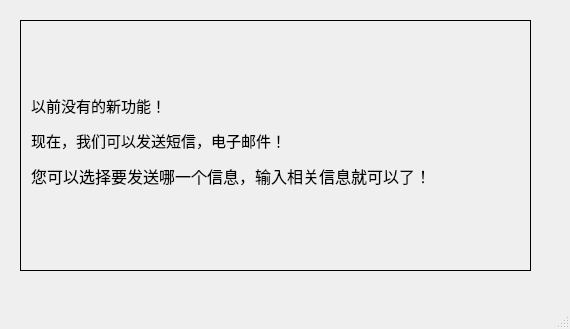
<?xml version="1.0" encoding="UTF-8"?>
<ui version="4.0">
 <class>MainWindow</class>
 <widget class="QMainWindow" name="MainWindow">
  <property name="geometry">
   <rect>
    <x>0</x>
    <y>0</y>
    <width>570</width>
    <height>329</height>
   </rect>
  </property>
  <property name="windowTitle">
   <string>使用小技巧</string>
  </property>
  <widget class="QWidget" name="centralwidget">
   <widget class="QStackedWidget" name="stackedWidget">
    <property name="geometry">
     <rect>
      <x>20</x>
      <y>20</y>
      <width>511</width>
      <height>251</height>
     </rect>
    </property>
    <property name="frameShape">
     <enum>QFrame::Box</enum>
    </property>
    <property name="midLineWidth">
     <number>7</number>
    </property>
    <property name="currentIndex">
     <number>0</number>
    </property>
    <widget class="QWidget" name="page">
     <widget class="QLabel" name="label">
      <property name="geometry">
       <rect>
        <x>10</x>
        <y>10</y>
        <width>421</width>
        <height>221</height>
       </rect>
      </property>
      <property name="font">
       <font>
        <family>微软雅黑</family>
        <pointsize>11</pointsize>
       </font>
      </property>
      <property name="text">
       <string>&lt;html&gt;&lt;head/&gt;&lt;body&gt;&lt;p&gt;以前没有的新功能！&lt;/p&gt;&lt;p&gt;现在，我们可以发送短信，电子邮件！&lt;/p&gt;&lt;p&gt;&lt;span style=&quot; font-size:12pt;&quot;&gt;您可以选择要发送哪一个信息，输入相关信息就可以了！&lt;/span&gt;&lt;/p&gt;&lt;/body&gt;&lt;/html&gt;</string>
      </property>
     </widget>
    </widget>
    <widget class="QWidget" name="page_2"/>
   </widget>
  </widget>
  <widget class="QMenuBar" name="menubar">
   <property name="geometry">
    <rect>
     <x>0</x>
     <y>0</y>
     <width>570</width>
     <height>22</height>
    </rect>
   </property>
  </widget>
  <widget class="QStatusBar" name="statusbar"/>
 </widget>
 <resources/>
 <connections/>
</ui>
